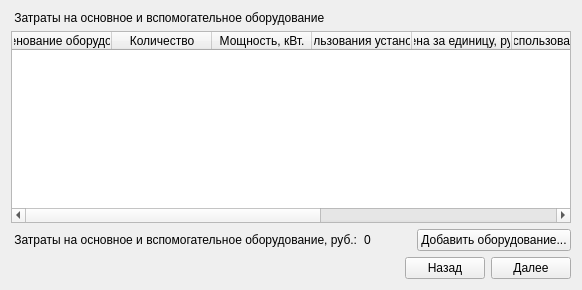
      <widget class="QWidget" name="tab_9">
       <attribute name="title">
        <string>Реализация1</string>
       </attribute>
       <layout class="QVBoxLayout" name="verticalLayout_18">
        <item>
         <widget class="QLabel" name="label_172">
          <property name="text">
           <string> Затраты на основное и вспомогательное оборудование</string>
          </property>
         </widget>
        </item>
        <item>
         <widget class="QTableWidget" name="tableWidget_4">
          <column>
           <property name="text">
            <string>Наименование оборудования</string>
           </property>
          </column>
          <column>
           <property name="text">
            <string>Количество</string>
           </property>
          </column>
          <column>
           <property name="text">
            <string>Мощность, кВт.</string>
           </property>
          </column>
          <column>
           <property name="text">
            <string>Коэффициент использования установленной мощности</string>
           </property>
          </column>
          <column>
           <property name="text">
            <string>Цена за единицу, руб.</string>
           </property>
          </column>
          <column>
           <property name="text">
            <string>Часов использования в день, час</string>
           </property>
          </column>
          <column>
           <property name="text">
            <string>Трудоёмкость однократной обработки информации при k-ой задаче, час./дн.</string>
           </property>
          </column>
          <column>
           <property name="text">
            <string>Частота выполнения k-ой задачи, дн./год</string>
           </property>
          </column>
          <column>
           <property name="text">
            <string>Сумма, руб.</string>
           </property>
          </column>
         </widget>
        </item>
        <item>
         <layout class="QHBoxLayout" name="horizontalLayout_16">
          <item>
           <widget class="QLabel" name="label_4">
            <property name="text">
             <string> Затраты на основное и вспомогательное оборудование, руб.:</string>
            </property>
           </widget>
          </item>
          <item>
           <widget class="QLabel" name="label_5">
            <property name="text">
             <string>0</string>
            </property>
           </widget>
          </item>
          <item>
           <spacer name="horizontalSpacer_15">
            <property name="orientation">
             <enum>Qt::Horizontal</enum>
            </property>
            <property name="sizeHint" stdset="0">
             <size>
              <width>40</width>
              <height>20</height>
             </size>
            </property>
           </spacer>
          </item>
          <item>
           <widget class="QPushButton" name="pushButton_20">
            <property name="text">
             <string>Добавить оборудование...</string>
            </property>
           </widget>
          </item>
         </layout>
        </item>
        <item>
         <layout class="QHBoxLayout" name="horizontalLayout_17">
          <item>
           <spacer name="horizontalSpacer_16">
            <property name="orientation">
             <enum>Qt::Horizontal</enum>
            </property>
            <property name="sizeHint" stdset="0">
             <size>
              <width>40</width>
              <height>20</height>
             </size>
            </property>
           </spacer>
          </item>
          <item>
           <widget class="QPushButton" name="pushButton_21">
            <property name="text">
             <string>Назад</string>
            </property>
           </widget>
          </item>
          <item>
           <widget class="QPushButton" name="pushButton_22">
            <property name="text">
             <string>Далее</string>
            </property>
           </widget>
          </item>
         </layout>
        </item>
       </layout>
      </widget>
